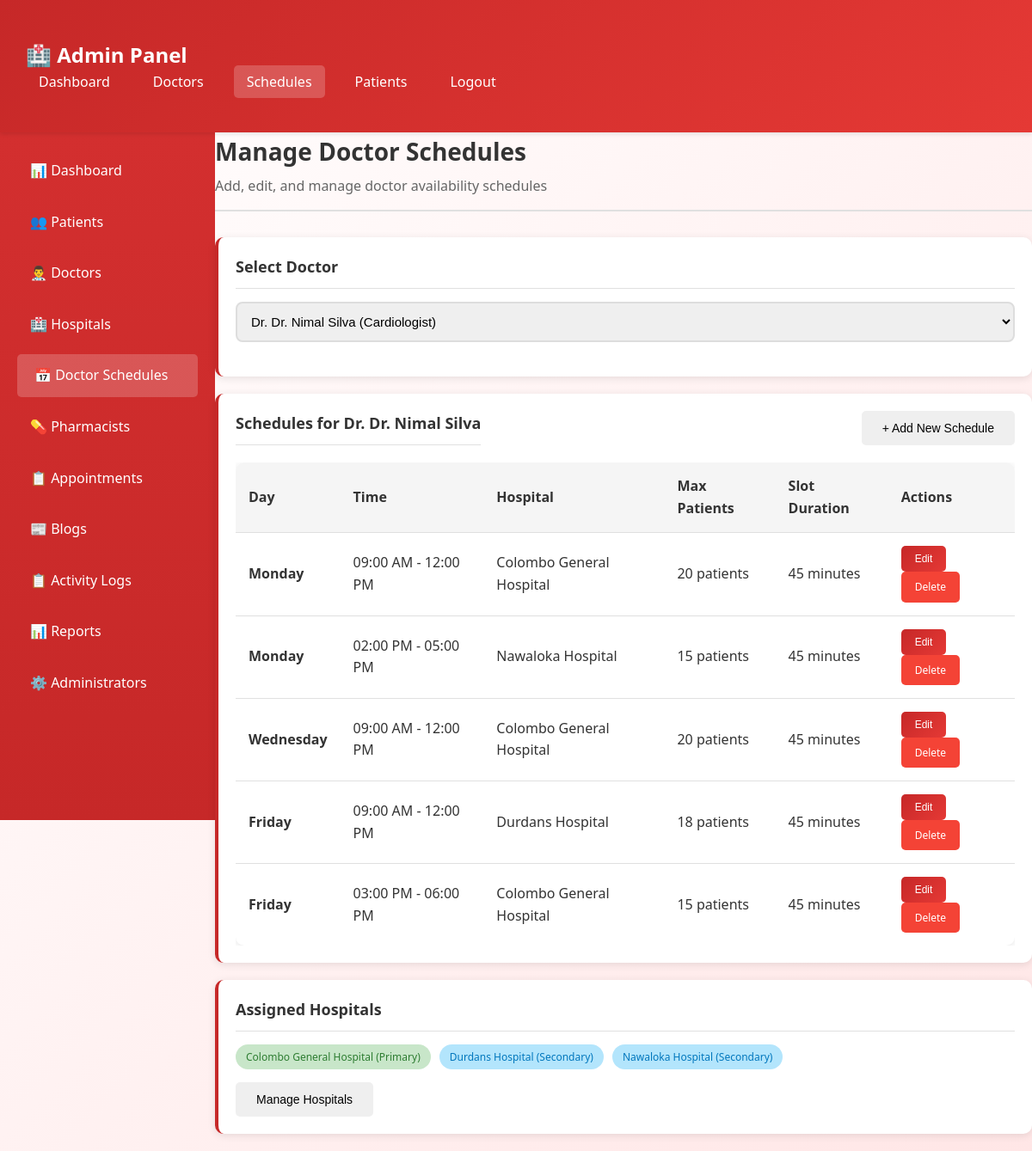
Screenshot of /admin/manage_schedules.php?doctor_id=1 (signed in) with the database file from the repository.
### tables this page shows
CREATE TABLE doctors (
    id INT PRIMARY KEY AUTO_INCREMENT,
    user_id INT UNIQUE NOT NULL,
    full_name VARCHAR(150) NOT NULL,
    specialization VARCHAR(100) NOT NULL,
    phone VARCHAR(20),
    license_number VARCHAR(50),
    consultation_fee DECIMAL(10,2) DEFAULT 0.00,
    current_hospital VARCHAR(200),
    accepts_video_call TINYINT(1) DEFAULT 0,
    next_hospital VARCHAR(200),
    ongoing_number INT DEFAULT 0,
    FOREIGN KEY (user_id) REFERENCES users(id) ON DELETE CASCADE
);

CREATE TABLE schedules (
    id INT PRIMARY KEY AUTO_INCREMENT,
    doctor_id INT NOT NULL,
    day_of_week ENUM('Monday', 'Tuesday', 'Wednesday', 'Thursday', 'Friday', 'Saturday', 'Sunday') NOT NULL,
    start_time TIME NOT NULL,
    end_time TIME NOT NULL,
    hospital_name VARCHAR(200) NOT NULL,
    max_patients INT DEFAULT 20,
    slot_duration INT DEFAULT 45 COMMENT 'Duration in minutes',
    created_at TIMESTAMP DEFAULT CURRENT_TIMESTAMP,
    FOREIGN KEY (doctor_id) REFERENCES doctors(id) ON DELETE CASCADE,
    INDEX idx_doctor_day (doctor_id, day_of_week)
);

CREATE TABLE doctor_hospitals (
    id INT PRIMARY KEY AUTO_INCREMENT,
    doctor_id INT NOT NULL,
    hospital_name VARCHAR(200) NOT NULL,
    is_primary BOOLEAN DEFAULT FALSE,
    created_at TIMESTAMP DEFAULT CURRENT_TIMESTAMP,
    FOREIGN KEY (doctor_id) REFERENCES doctors(id) ON DELETE CASCADE,
    UNIQUE KEY unique_doctor_hospital (doctor_id, hospital_name)
);

### admin/manage_schedules.php (the view, shortened to what this page needs)
<?php
include '../includes/config.php';
$selected_doctor = isset($_GET['doctor_id']) ? intval($_GET['doctor_id']) : 0;
?>
<!DOCTYPE html>
<html lang="en">
<head>
    <link rel="stylesheet" href="../css/style.css">
</head>
<body class="admin-theme">
    <nav class="navbar">
        <div class="main-content">
            <a href="dashboard.php" class="navbar-brand">🏥 Admin Panel</a>
            <ul class="navbar-menu">
                <li><a href="dashboard.php">Dashboard</a></li>
                <li><a href="manage_doctors.php">Doctors</a></li>
                <li><a href="manage_schedules.php" style="background: rgba(255,255,255,0.2);">Schedules</a></li>
                <li><a href="manage_patients.php">Patients</a></li>
                <li><a href="../logout.php">Logout</a></li>
            </ul>
        </div>
    </nav>
    <div class="dashboard-container">
<div class="dashboard-container">
        <div ><div class="sidebar">
            <ul>
                <li><a href="dashboard.php">📊 Dashboard</a></li>
                <li><a href="manage_patients.php">👥 Patients</a></li>
                <li><a href="manage_doctors.php">👨‍⚕️ Doctors</a></li>
                <li><a href="manage_hospitals.php">🏥 Hospitals</a></li>
                <li><a href="manage_schedules.php" class="active">📅 Doctor Schedules</a></li>
                <li><a href="manage_pharmacists.php">💊 Pharmacists</a></li>
                <li><a href="manage_appointments.php">📋 Appointments</a></li>
                <li><a href="manage_blogs.php">📰 Blogs</a></li>
                <li><a href="activity_logs.php">📋 Activity Logs</a></li>
                <li><a href="reports.php">📊 Reports</a></li>
                <li><a href="manage_admins.php">⚙️ Administrators</a></li>
            </ul>
        </div></div>
        <main >
            <div class="page-header">
                <h1>Manage Doctor Schedules</h1>
                <p>Add, edit, and manage doctor availability schedules</p>
            </div>
            <div class="card">
                <div class="card-header">Select Doctor</div>
                <form method="GET" action="">
                    <div class="form-group">
                        <select name="doctor_id" onchange="this.form.submit()" style="width: 100%; padding: 12px; border: 2px solid #ddd; border-radius: 8px; font-size: 15px;">
                            <?php
                            $doctors = $conn->query("SELECT d.id, d.full_name, d.specialization FROM doctors d ORDER BY d.full_name");
                            while ($doc = $doctors->fetch_assoc()) {
                                $selected = ($selected_doctor == $doc['id']) ? 'selected' : '';
                                echo '<option value="' . $doc['id'] . '" ' . $selected . '>Dr. ' . htmlspecialchars($doc['full_name']) . ' (' . htmlspecialchars($doc['specialization']) . ')</option>';
                            }
                            ?>
                        </select>
                    </div>
                </form>
            </div>
            <?php if ($selected_doctor > 0): ?>
                <?php
                $stmt = $conn->prepare("SELECT * FROM doctors WHERE id = ?");
                $stmt->bind_param("i", $selected_doctor);
                $stmt->execute();
                $doctor = $stmt->get_result()->fetch_assoc();
                ?>
                <div class="card">
                    <div style="display: flex; justify-content: space-between; align-items: center; margin-bottom: 20px;">
                        <div class="card-header" style="margin: 0;">Schedules for Dr. <?php echo htmlspecialchars($doctor['full_name']); ?></div>
                        <button class="btn btn-glass-primary" onclick="openAddModal()">+ Add New Schedule</button>
                    </div>
                    <div class="table-container">
                        <?php
                        $stmt = $conn->prepare("SELECT * FROM schedules WHERE doctor_id = ? ORDER BY FIELD(day_of_week, 'Monday', 'Tuesday', 'Wednesday', 'Thursday', 'Friday', 'Saturday', 'Sunday'), start_time");
                        $stmt->bind_param("i", $selected_doctor);
                        $stmt->execute();
                        $schedules = $stmt->get_result();
                        if ($schedules->num_rows > 0) {
                            echo '<table>';
                            echo '<thead><tr><th>Day</th><th>Time</th><th>Hospital</th><th>Max Patients</th><th>Slot Duration</th><th>Actions</th></tr></thead>';
                            echo '<tbody>';
                            while ($schedule = $schedules->fetch_assoc()) {
                                echo '<tr>';
                                echo '<td><strong>' . $schedule['day_of_week'] . '</strong></td>';
                                echo '<td>' . date('h:i A', strtotime($schedule['start_time'])) . ' - ' . date('h:i A', strtotime($schedule['end_time'])) . '</td>';
                                echo '<td>' . htmlspecialchars($schedule['hospital_name']) . '</td>';
                                echo '<td>' . $schedule['max_patients'] . ' patients</td>';
                                echo '<td>' . $schedule['slot_duration'] . ' minutes</td>';
                                echo '<td>';
                                echo '<button class="btn btn-sm btn-primary" onclick="editSchedule(' . $schedule['id'] . ')">Edit</button> ';
                                echo '<a href="?doctor_id=' . $selected_doctor . '&delete=' . $schedule['id'] . '" class="btn btn-sm btn-danger" onclick="return confirm(\'Delete this schedule?\')">Delete</a>';
                                echo '</td>';
                                echo '</tr>';
                            }
                            echo '</tbody></table>';
                        } else {
                            echo '<p>No schedules found for this doctor.</p>';
                        }
                        ?>
                    </div>
                </div>
                <div class="card">
                    <div class="card-header">Assigned Hospitals</div>
                    <?php
                    $stmt = $conn->prepare("SELECT hospital_name, is_primary FROM doctor_hospitals WHERE doctor_id = ?");
                    $stmt->bind_param("i", $selected_doctor);
                    $stmt->execute();
                    $hospitals = $stmt->get_result();
                    if ($hospitals->num_rows > 0) {
                        echo '<div style="display: flex; flex-wrap: wrap; gap: 10px;">';
                        while ($hosp = $hospitals->fetch_assoc()) {
                            $badge = $hosp['is_primary'] ? 'badge-success' : 'badge-info';
                            $label = $hosp['is_primary'] ? 'Primary' : 'Secondary';
                            echo '<span class="badge ' . $badge . '">' . htmlspecialchars($hosp['hospital_name']) . ' (' . $label . ')</span>';
                        }
                        echo '</div>';
                    } else {
                        echo '<p>No hospitals assigned.</p>';
                    }
                    ?>
                    <button class="btn btn-glass-primary" style="margin-top: 15px;" onclick="openHospitalModal()">Manage Hospitals</button>
                </div>
            <?php endif; ?>
        </main>
    </div>
</body>
</html>

### css/style.css (style rules this page uses)
* { margin: 0; padding: 0; box-sizing: border-box; }
body { font-family: 'Segoe UI', Tahoma, Geneva, Verdana, sans-serif; line-height: 1.6; color: #333; }
.admin-theme { background: linear-gradient(135deg, #fff 0%, #ffe6e6 100%); }
.admin-theme .navbar { background: linear-gradient(135deg, #c62828 0%, #e53935 100%); color: white; padding: 15px 0; box-shadow: 0 2px 5px rgba(0,0,0,0.1); }
.admin-theme .sidebar { background: linear-gradient(180deg, #d32f2f 0%, #c62828 100%); color: white; }
.admin-theme .btn-primary { background: linear-gradient(135deg, #c62828 0%, #e53935 100%); border: none; color: white; }
.admin-theme .card { border-left: 4px solid #c62828; }
.navbar { display: flex; justify-content: space-between; align-items: center; padding: 15px 30px; position: sticky; top: 0; z-index: 1000; }
.navbar-brand { font-size: 24px; font-weight: bold; color: white; text-decoration: none; }
.navbar-menu { display: flex; list-style: none; gap: 20px; align-items: center; }
.navbar-menu a { color: white; text-decoration: none; padding: 8px 15px; border-radius: 5px; transition: all 0.3s; }
.dashboard-container { display: flex; min-height: calc(100vh - 70px); }
.sidebar { width: 250px; padding: 20px; min-height: 100vh; }
.sidebar ul { list-style: none; }
.sidebar ul li { margin-bottom: 10px; }
.sidebar ul li a { display: block; color: white; text-decoration: none; padding: 12px 15px; border-radius: 5px; transition: all 0.3s; }
.sidebar ul li a:hover, .sidebar ul li a.active { background: rgba(255,255,255,0.2); padding-left: 20px; }
.main-content { flex: 1; padding: 30px; }
.page-header { margin-bottom: 30px; padding-bottom: 15px; border-bottom: 2px solid #e0e0e0; }
.page-header h1 { font-size: 28px; margin-bottom: 5px; }
.page-header p { color: #666; }
.card { background: white; border-radius: 10px; padding: 20px; margin-bottom: 20px; box-shadow: 0 2px 10px rgba(0,0,0,0.1); transition: transform 0.3s, box-shadow 0.3s; }
.card-header { font-size: 18px; font-weight: bold; margin-bottom: 15px; padding-bottom: 10px; border-bottom: 1px solid #e0e0e0; }
.form-group { margin-bottom: 20px; }
.form-group input, .form-group select, .form-group textarea { width: 100%; padding: 12px; border: 1px solid #ddd; border-radius: 5px; font-size: 14px; transition: border-color 0.3s; }
.btn { padding: 12px 24px; border: none; border-radius: 5px; cursor: pointer; font-size: 14px; transition: all 0.3s; text-decoration: none; display: inline-block; }
.btn-primary { color: white; }
.btn-danger { background: #f44336; color: white; }
.btn-sm { padding: 8px 16px; font-size: 12px; }
.table-container { overflow-x: auto; }
table { width: 100%; border-collapse: collapse; background: white; border-radius: 10px; overflow: hidden; box-shadow: 0 2px 10px rgba(0,0,0,0.1); }
table thead { background: #f5f5f5; }
table th, table td { padding: 15px; text-align: left; border-bottom: 1px solid #e0e0e0; }
table th { font-weight: 600; color: #333; }
table tbody tr:last-child td { border-bottom: none; }
.badge { padding: 5px 12px; border-radius: 20px; font-size: 12px; font-weight: 500; }
.badge-success { background: #c8e6c9; color: #2e7d32; }
.badge-info { background: #b3e5fc; color: #0277bd; }

### rows the page displays
doctors: full_name "Dr. Nimal Silva"
schedules: day_of_week "Monday", start_time "09:00 AM", end_time "12:00 PM", hospital_name "Colombo General Hospital", max_patients "20", slot_duration "45"
schedules: day_of_week "Monday", start_time "02:00 PM", end_time "05:00 PM", hospital_name "Nawaloka Hospital", max_patients "15", slot_duration "45"
schedules: day_of_week "Wednesday", start_time "09:00 AM", end_time "12:00 PM", hospital_name "Colombo General Hospital", max_patients "20", slot_duration "45"
schedules: day_of_week "Friday", start_time "09:00 AM", end_time "12:00 PM", hospital_name "Durdans Hospital", max_patients "18", slot_duration "45"
schedules: day_of_week "Friday", start_time "03:00 PM", end_time "06:00 PM", hospital_name "Colombo General Hospital", max_patients "15", slot_duration "45"
doctor_hospitals: hospital_name "Colombo General Hospital", is_primary "Primary"
doctor_hospitals: hospital_name "Durdans Hospital", is_primary "Secondary"
doctor_hospitals: hospital_name "Nawaloka Hospital", is_primary "Secondary"
